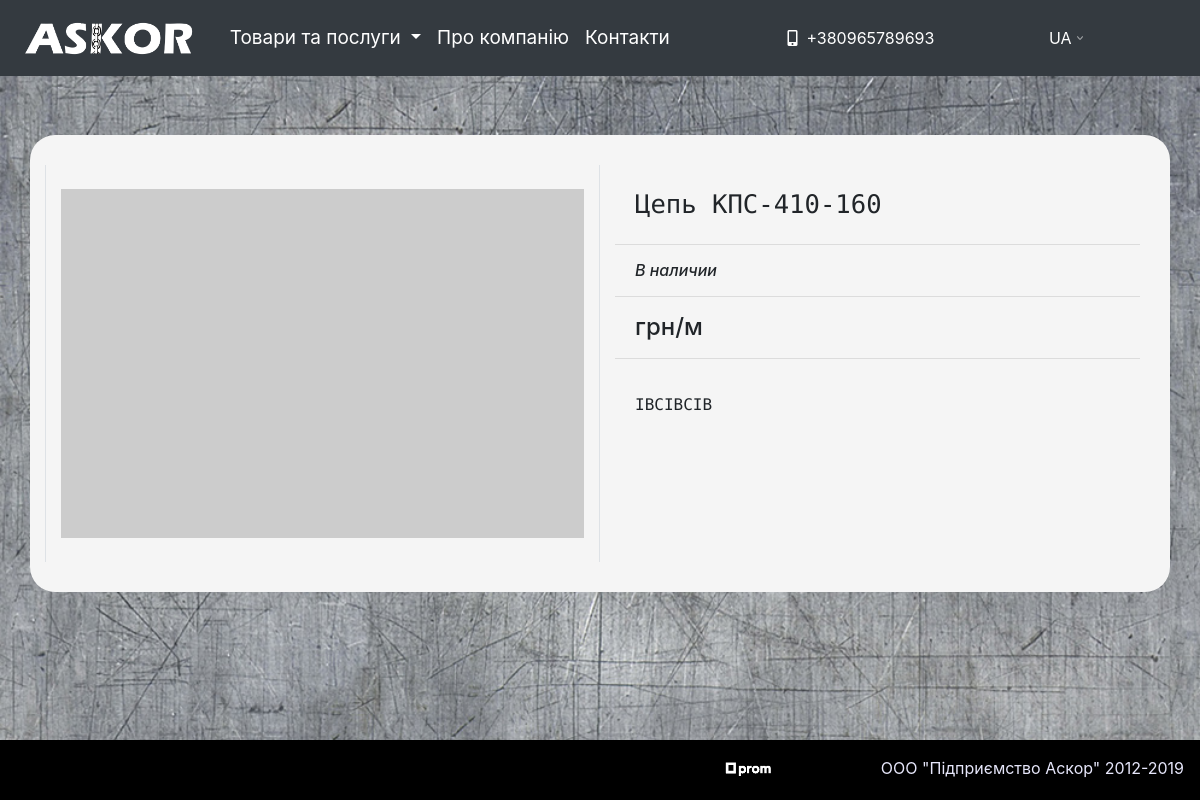
The page /uk/4/ on the database as committed earlier.
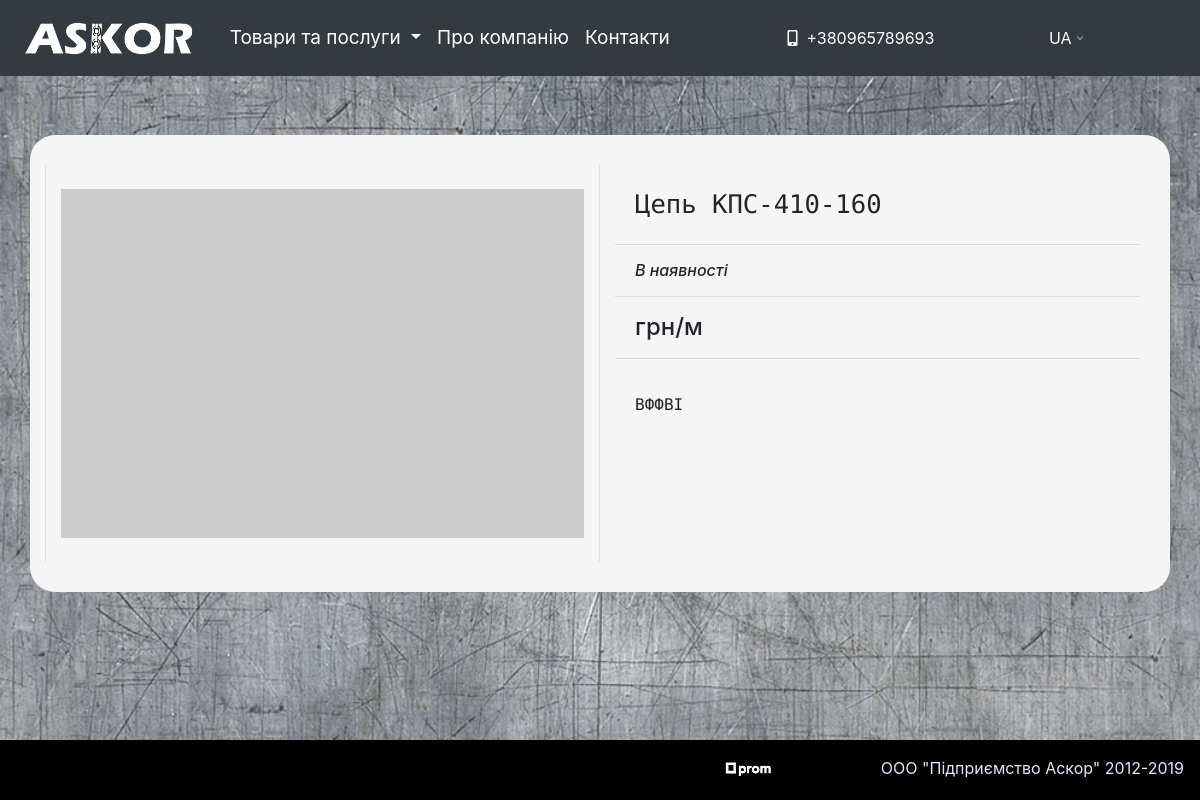
The same page on the database as committed later.
### askor/models.py (models this page shows, shortened)
class Product(models.Model):
    product_name = models.CharField(max_length=130, blank=True, null=True, default=None)
    price = models.DecimalField(max_length=10, blank=True, null=True, max_digits=10, decimal_places=2, default=0.00)
    in_stock = models.CharField(max_length=50, blank=True, null=True, default=0)
    add_info = models.CharField(max_length=50, blank=True, null=True, default=0)
    discount = models.IntegerField(default=0)
    category = models.ForeignKey(ProductCategory, on_delete=models.CASCADE, blank=True, null=True, default=None)
    description = models.TextField(blank=True, null=True, default=None)
    keywords = models.TextField(blank=True, null=True, default=None)
    is_active = models.BooleanField(default=True)
    created = models.DateTimeField(auto_now_add=True, auto_now=False)
    updated = models.DateTimeField(auto_now_add=False, auto_now=True)
    clicks = models.IntegerField(default=0, null=True)
    class Meta:
         verbose_name= "Товар"
         verbose_name_plural = "Товары"

### askor/views.py (the view)
# urls.py: url(r'^(?P<product_id>\w+)/$', views.product, name='product'),
def product(request, product_id):
    product = Product.objects.get(id=product_id)
    product.clicks += 1
    product.save()
    return render(request, 'landing/product.html', locals())

### templates/landing/product.html (shortened to what this page needs)
{% extends 'base.html' %}
{% load static %}
{% load i18n %}
{% load currency %}
{% block content %}
<div class="container container-prod-details">
  <div class="row">
    <div class="col-md-6 gallery">
      <img class=" my-4 img-fluid" src="http://placehold.it/750x500" alt="">
    </div>
    <div class="col-md-6 right-col">
      <h1 class="my-4 prod-title-detail">{{ product.product_name }}</h1>
        <hr>
      <h3 class="my-3 prod-stock-detail">{{ product.in_stock }}</h3>
        <hr>
      <h3 class="my-3 prod-price-detail">{% change_currency product.price 'UAH' %} грн/м</h3>
        <hr>
      <h3 class="my-3 prod-descr-detail">{{ product.description|linebreaks}}</h3>
    </div>
  </div>
</div>
{% include 'footer.html' %}
{% endblock %}

### templates/base.html (shortened to what this page needs)
<!DOCTYPE html>
{% load static %}
{% load i18n %}
<html>
<head>
    <link href="//maxcdn.bootstrapcdn.com/font-awesome/4.1.0/css/font-awesome.min.css" rel="stylesheet">
    <link rel="stylesheet" href="https://stackpath.bootstrapcdn.com/bootstrap/4.1.3/css/bootstrap.min.css">
    <link rel="stylesheet" href="https://use.fontawesome.com/releases/v5.7.2/css/all.css">
    <link rel="stylesheet" href="{% static "css/style-contact-page.css" %}">
    <link rel="stylesheet" href="{% static 'css/style.css' %}">
</head>
<body class="Site">
    <div class="wrapper">
        <div class="wrapper-content">
            {% include 'navbar.html' %}
                {% block content %}
                {% endblock content %}
        </div>
    </div>
</body>
</html>

### templates/navbar.html (shortened to what this page needs)
{% load static %}
{% load i18n %}
<nav class="navbar navbar-expand-lg fixed-top  navbar-dark bg-dark head-room" id="general-nav">
     <a class="navbar-brand" href="/">
          <img itemprop="logo" class="no-copy" id="logo" src="{% static 'img/logo-footer.png' %}" alt="Askor-Logo">
     </a>
  <div class="collapse navbar-collapse" id="navbarSupportedContent">
    <ul class="navbar-nav mr-auto">
      <li class="nav-item dropdown" id="menu-item">
            <a class="nav-link dropdown-toggle no-copy" href="#" id="navbarDropdown" role="button" data-toggle="dropdown" aria-haspopup="true" aria-expanded="false">
                {% trans 'Товари та послуги' %}
            </a>
      </li>
      <li class="nav-item" id="menu-item">
            <a class="nav-link active no-copy external" href="/info">{% trans 'Про компанію' %}</a>
      </li>
      <li class="nav-item" id="menu-item">
            <a class="nav-link active no-copy external" href="/contacts">{% trans 'Контакти' %}</a>
      </li>
    </ul>
    <ul class="navbar-nav mr-auto">
        <li class="nav-link  external" style="color: white; "><i class="fa fa-mobile-alt" aria-hidden="true"></i><span>&nbsp <span>+3809<img>6578<img>9693</span></span></li>
    </ul>
       <ul class="navbar-nav  no-copy">
            <form class="lang-form" action="{% url 'set_language' %}" method="post">
            <select name="language" onChange="this.form.submit();">
                {% get_current_language as LANGUAGE_CODE %}
                {% get_available_languages as LANGUAGES %}
                {% for lang in LANGUAGES %}
                    <option class="decorated" value="{{ lang.0 }}" {% if lang.0 == LANGUAGE_CODE %} selected="selected"{% endif %}>
                        {% if lang.0 == 'uk' %}
                            ua
                        {% else %}
                           {{ lang.0 }}
                        {% endif %}
                    </option>
                {% endfor %}
            </select>
            </form>
    </ul>
  </div>
</nav>

### templates/footer.html (shortened to what this page needs)
{% load static %}
{% load i18n %}
<footer class="footer">
    <div class= "navbar navbar-inverse navbar-static-bottom" role="navigation">
        <div class="navbar-text no-copy pull-right foot-content">
             <a class="footer-link" href="https://askor-company.prom.ua/"><img src="{% static 'img/prom.ua-link.png' %}" width="55"
   height="25" alt="Askor prom.ua link"></a>
            {% trans 'ООО "Підприємство Аскор" 2012-2019'%}
        </div>
    </div>
</footer>

### static_dev/css/style.css (style rules this page uses)
html { position: relative; min-height: 100%; }
body { background-image:url("../img/metal-texture.jpg"); background-attachment: fixed; background-size: cover; min-width: 500px; height: 100%; margin-bottom: 60px; }
.footer { background-color: #000000; color: #E6E6FA; position: absolute; bottom: 0; width: 100%; height: 60px; }
.foot-content { min-width: 409px; }
.no-copy { -webkit-user-select: none; -moz-user-select: none; -ms-user-select: none; user-select: none; }
#menu-item { font-size: 19px; }
#navbarDropdown { color: white; }
.navbar { min-width: 500px; }
.footer { min-width: 500px; }
* { box-sizing: border-box; }
#logo { height: 50px; }
.footer-link { padding-right: 100px; }
select { width: 40px; margin-right: 100px; color: white; border: 0; text-transform: uppercase; border: none; outline: none; padding: 5px; -webkit-appearance: none; -moz-appearance: none; appearance: none; background: url(../img/down.ico) 96% / 15% no-repeat #343a40; }
select option { text-transform: uppercase; margin: 40px; background: #86939E; color: #fff; text-shadow: 0 1px 0 rgba(0, 0, 0, 0.4); }
.container-prod-details { margin-top: 135px; margin-bottom: 100px; background: whitesmoke; padding: 30px; border-radius: 25px; }
.right-col { text-align: left; }
.prod-title-detail { font-family: 'Roboto Mono', monospace; padding-left: 20px; font-size: 160%; }
.prod-stock-detail { font-style: italic; font-size: 100%; padding-left: 20px; }
.prod-descr-detail { font-size: 100%; padding: 20px; font-family: 'Roboto Mono', monospace; }
.prod-price-detail { font-size: 150%; padding-left: 20px; }
.gallery { border-right: 1px solid #dee2e6!important; border-left: 1px solid #dee2e6!important; }

Rows that differ between the two databases and show on the page:
changed Product "Цепь КПС-410-160": in_stock "В наличии" → "В наявності"; description "ІВСІВСІВ" → "ВФФВІ"
